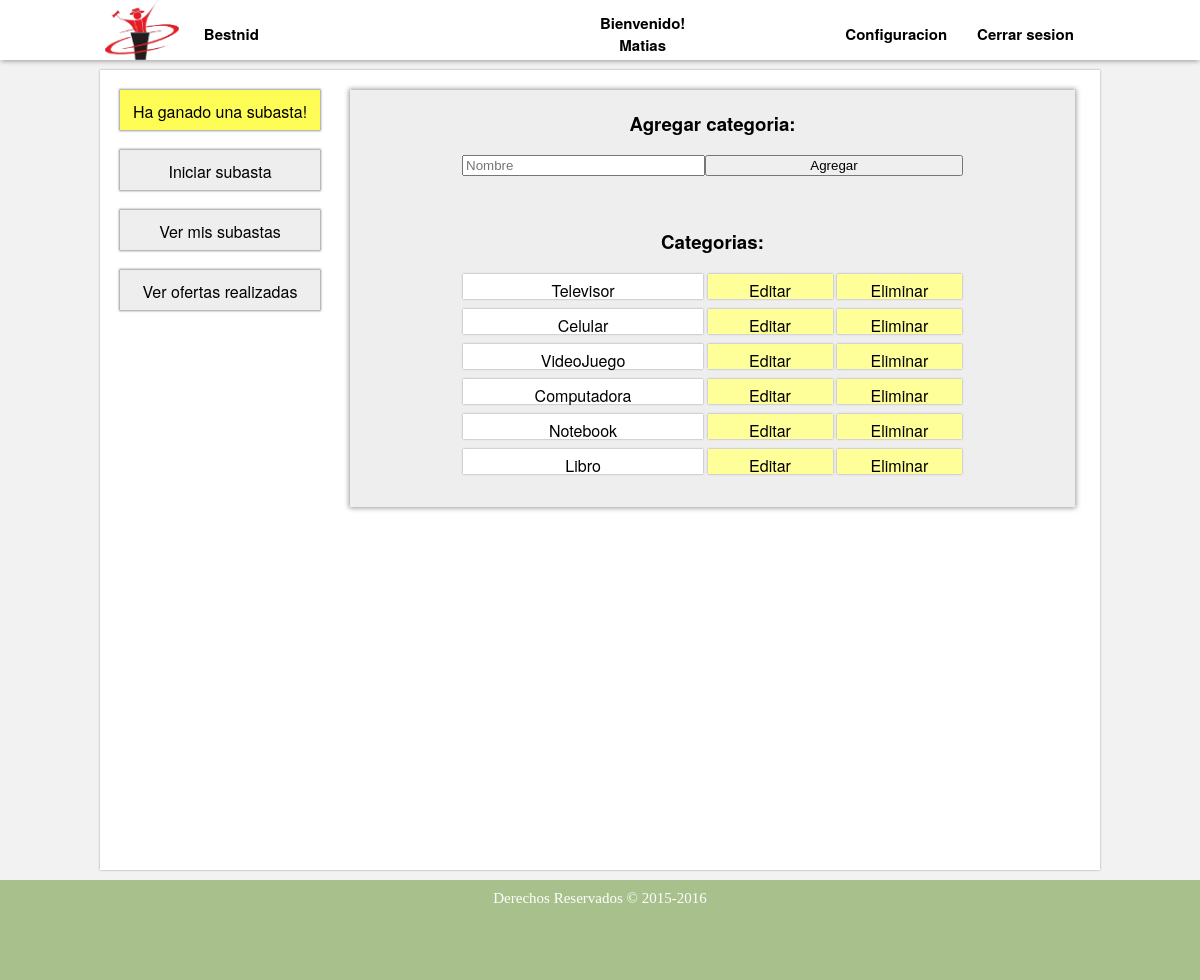
The page /listar_categorias.php (signed in) on the database its author committed.
### tables this page shows
CREATE TABLE IF NOT EXISTS `categoria` (
`idCategoria` int(11) NOT NULL,
  `nombre` varchar(50) NOT NULL
);

### listar_categorias.php (the view, shortened to what this page needs)
<!DOCTYPE html>
<html lang="es">
	<head>
		<link rel="stylesheet" href="./estilos/estilo.css">
		<link rel="stylesheet" href="./estilos/otros_estilos.css">
		<link rel="stylesheet" href="./estilos/nuevos_estilos.css">
	</head>
	<body>
		<?php include ('./menu.php'); ?>
		<div id='cuerpo'>
			<section>
			<div id="contenedor">
				<h3><b>Agregar categoria: </b></h3>
				<form method="POST" name="categoria" action="./sistema/agragar_categoria.php">
					<div class="caja">
						<input type="text" id="categoria" name="categoria" placeholder="Nombre">
						<div class="selec">
							<input type="button" value="Agregar" onclick="validaragregar()">
						</div>
					</div>
				</form>
				<h3><b>Categorias: </b></h3>
				<?php
					$ok=false;
					$conec=conectar();
					$resul=mysqli_query($conec,"SELECT * FROM categoria");
					while($categoria=mysqli_fetch_array($resul)){
						if($ok && $categoria['nombre'] == $nom){
				?>
							<form method="POST" name="edit_categoria" action="./sistema/editar_categoria.php">
								<div class="caja">
									<input type="text" style="background-color: #00FF80;" id="edit_categoria" name="edit_categoria" value="<?php echo $nom ?>">
									<input type="hidden" name="id" value="<?php echo $id ?>">
									<div class="selec">
										<input type="button" value="Modificar" onclick="validarmodificar()">
									</div>
								</div>
							</form></br>
				<?php
						}
						else{
				?>
							<div class='nombre_config2'><?php echo $categoria['nombre'] ?></div>
							<a href='./listar_categorias.php?id=<?php echo $categoria['idCategoria'] ?>&nom=<?php echo $categoria['nombre'] ?>'><div class='boton_config'>Editar</div></a>
							<a href='./sistema/eliminar_categoria.php?id=<?php echo $categoria['idCategoria'] ?>'><div class='boton_config'>Eliminar</div></a>
				<?php
						}
					}
				?>
			</div>
			</section>
			<aside>
				<?php include ('./aside_botones.php'); ?>
				<a href="./iniciar_subasta.php"><div class="boton_aside">Iniciar subasta</div></a>
				<a href="./ver_mis_subastas.php"><div class="boton_aside">Ver mis subastas</div></a>
				<a href="./ver_mis_ofertas.php"><div class="boton_aside">Ver ofertas realizadas</div></a>
			</aside>
		</div>
		<footer>
			<span>Derechos Reservados &copy; 2015-2016</span>
		</footer>
	</body>
</html>

### estilos/estilo.css (style rules this page uses)
body { background-color: rgb(242, 242, 242); margin: auto; }
#cuerpo { background: white; font-family: 'Helvetica Neue', Helvetica, Arial, sans-serif; box-shadow: 0px 0px 2px #999; width: 1000px; margin: auto; margin-top: 70px; margin-bottom: 10px; min-height: 800px; overflow: hidden; }
section { width: 730px; margin-right: 20px; margin-top: 20px; padding-left: 20px; float: right; }
aside { width: 210px; margin-left: 20px; margin-top: 20px; float: left; }
.boton_aside { box-shadow: 0px 0px 2px 1px #999; background-color: #EEEEEE; text-align: center; width: 200px; margin-bottom: 20px; padding-top: 10px; height: 30px; }
a { font-family: 'Helvetica Neue', Helvetica, Arial, sans-serif; text-decoration: none; color: black; }
footer { background-color: #A8C08C; padding: 10px; height: 80px; min-width: 980px; text-align: center; font-size: 15px; color: grey; clear: both; }
footer span { color: white; }

### estilos/otros_estilos.css (style rules this page uses)
.boton_config { box-shadow: 0px 0px 2px 0px #999; background-color: #FFFF99; display: inline-block; text-align: center; width: 125px; margin-bottom: 10px; padding-top: 5px; height: 20px; }
.nombre_config2 { box-shadow: 0px 0px 2px 0px #999; background-color: white; display: inline-block; text-align: center; width: 240px; margin-bottom: 10px; padding-top: 5px; height: 20px; }
.caja { width: 501px; margin-left: 112px; }
.caja input { width: 235px; float: left; margin-bottom: 10px; }
.selec { float:right; }
.selec input { width: 258px; }

### estilos/nuevos_estilos.css (style rules this page uses)
#contenedor { box-shadow: 0px 0px 5px 1px #999; background-color: #EEEEEE; width: 725px; padding-top: 1px; margin-bottom: 20px; text-align: center; }

### rows shown on the page
categoria: nombre "Televisor"
categoria: nombre "Celular"
categoria: nombre "VideoJuego"
categoria: nombre "Computadora"
categoria: nombre "Notebook"
categoria: nombre "Libro"

### other values the page prints
$_SESSION['nombre'] "Matias"
